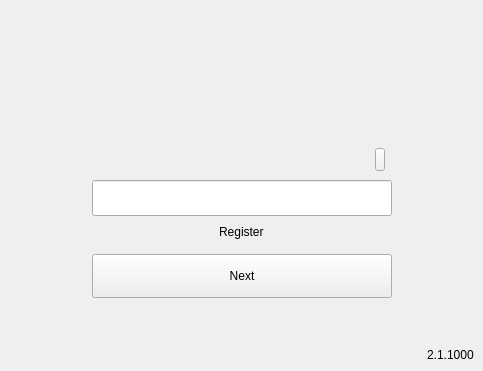
<?xml version="1.0" encoding="UTF-8"?>
<ui version="4.0">
 <class>CLoginDlg</class>
 <widget class="QDialog" name="CLoginDlg">
  <property name="geometry">
   <rect>
    <x>0</x>
    <y>0</y>
    <width>483</width>
    <height>371</height>
   </rect>
  </property>
  <property name="sizePolicy">
   <sizepolicy hsizetype="Fixed" vsizetype="Expanding">
    <horstretch>0</horstretch>
    <verstretch>0</verstretch>
   </sizepolicy>
  </property>
  <property name="minimumSize">
   <size>
    <width>1</width>
    <height>0</height>
   </size>
  </property>
  <property name="maximumSize">
   <size>
    <width>16777215</width>
    <height>16777215</height>
   </size>
  </property>
  <property name="windowTitle">
   <string>MainWindow</string>
  </property>
  <layout class="QVBoxLayout" name="verticalLayoutMain" stretch="0,0,0">
   <property name="spacing">
    <number>0</number>
   </property>
   <property name="leftMargin">
    <number>0</number>
   </property>
   <property name="topMargin">
    <number>0</number>
   </property>
   <property name="rightMargin">
    <number>0</number>
   </property>
   <property name="bottomMargin">
    <number>0</number>
   </property>
   <item>
    <widget class="QWidget" name="titlebar" native="true">
     <property name="sizePolicy">
      <sizepolicy hsizetype="Preferred" vsizetype="Fixed">
       <horstretch>0</horstretch>
       <verstretch>0</verstretch>
      </sizepolicy>
     </property>
     <property name="minimumSize">
      <size>
       <width>0</width>
       <height>24</height>
      </size>
     </property>
     <property name="maximumSize">
      <size>
       <width>16777215</width>
       <height>24</height>
      </size>
     </property>
     <layout class="QHBoxLayout" name="horizontalLayout_11" stretch="1,0">
      <property name="spacing">
       <number>0</number>
      </property>
      <property name="leftMargin">
       <number>0</number>
      </property>
      <property name="topMargin">
       <number>0</number>
      </property>
      <property name="rightMargin">
       <number>0</number>
      </property>
      <property name="bottomMargin">
       <number>0</number>
      </property>
      <item>
       <spacer name="horizontalSpacer">
        <property name="orientation">
         <enum>Qt::Horizontal</enum>
        </property>
        <property name="sizeHint" stdset="0">
         <size>
          <width>20</width>
          <height>2</height>
         </size>
        </property>
       </spacer>
      </item>
      <item>
       <layout class="QVBoxLayout" name="verticalLayout_6">
        <property name="spacing">
         <number>0</number>
        </property>
        <property name="leftMargin">
         <number>0</number>
        </property>
        <property name="topMargin">
         <number>0</number>
        </property>
        <property name="rightMargin">
         <number>0</number>
        </property>
        <property name="bottomMargin">
         <number>0</number>
        </property>
        <item>
         <layout class="QHBoxLayout" name="horizontalLayout_6">
          <property name="spacing">
           <number>0</number>
          </property>
          <property name="leftMargin">
           <number>0</number>
          </property>
          <property name="topMargin">
           <number>0</number>
          </property>
          <property name="rightMargin">
           <number>0</number>
          </property>
          <property name="bottomMargin">
           <number>0</number>
          </property>
          <item>
           <widget class="QPushButton" name="btnSetting">
            <property name="minimumSize">
             <size>
              <width>26</width>
              <height>24</height>
             </size>
            </property>
            <property name="maximumSize">
             <size>
              <width>26</width>
              <height>24</height>
             </size>
            </property>
            <property name="focusPolicy">
             <enum>Qt::NoFocus</enum>
            </property>
            <property name="toolTip">
             <string>登录设置</string>
            </property>
            <property name="statusTip">
             <string>登录设置</string>
            </property>
            <property name="whatsThis">
             <string>登录设置</string>
            </property>
            <property name="text">
             <string/>
            </property>
            <property name="autoDefault">
             <bool>true</bool>
            </property>
            <property name="default">
             <bool>true</bool>
            </property>
            <property name="flat">
             <bool>true</bool>
            </property>
           </widget>
          </item>
          <item>
           <widget class="QPushButton" name="btnMinimize">
            <property name="sizePolicy">
             <sizepolicy hsizetype="Expanding" vsizetype="Expanding">
              <horstretch>0</horstretch>
              <verstretch>0</verstretch>
             </sizepolicy>
            </property>
            <property name="minimumSize">
             <size>
              <width>26</width>
              <height>24</height>
             </size>
            </property>
            <property name="maximumSize">
             <size>
              <width>26</width>
              <height>24</height>
             </size>
            </property>
            <property name="focusPolicy">
             <enum>Qt::NoFocus</enum>
            </property>
            <property name="toolTip">
             <string>minimize</string>
            </property>
            <property name="statusTip">
             <string>minimize</string>
            </property>
            <property name="text">
             <string/>
            </property>
            <property name="flat">
             <bool>true</bool>
            </property>
           </widget>
          </item>
          <item>
           <widget class="QPushButton" name="btnClose">
            <property name="sizePolicy">
             <sizepolicy hsizetype="Expanding" vsizetype="Expanding">
              <horstretch>0</horstretch>
              <verstretch>0</verstretch>
             </sizepolicy>
            </property>
            <property name="minimumSize">
             <size>
              <width>26</width>
              <height>24</height>
             </size>
            </property>
            <property name="maximumSize">
             <size>
              <width>26</width>
              <height>24</height>
             </size>
            </property>
            <property name="focusPolicy">
             <enum>Qt::NoFocus</enum>
            </property>
            <property name="toolTip">
             <string>close</string>
            </property>
            <property name="statusTip">
             <string>close</string>
            </property>
            <property name="text">
             <string/>
            </property>
            <property name="flat">
             <bool>true</bool>
            </property>
           </widget>
          </item>
         </layout>
        </item>
        <item>
         <spacer name="verticalSpacer_4">
          <property name="orientation">
           <enum>Qt::Vertical</enum>
          </property>
          <property name="sizeType">
           <enum>QSizePolicy::Expanding</enum>
          </property>
          <property name="sizeHint" stdset="0">
           <size>
            <width>0</width>
            <height>1</height>
           </size>
          </property>
         </spacer>
        </item>
       </layout>
      </item>
     </layout>
    </widget>
   </item>
   <item>
    <widget class="QStackedWidget" name="centerStackedWidget">
     <property name="sizePolicy">
      <sizepolicy hsizetype="Expanding" vsizetype="Expanding">
       <horstretch>0</horstretch>
       <verstretch>0</verstretch>
      </sizepolicy>
     </property>
     <property name="currentIndex">
      <number>0</number>
     </property>
     <widget class="QWidget" name="loginPage">
      <layout class="QVBoxLayout" name="verticalLayout_5" stretch="0,0,0">
       <property name="spacing">
        <number>12</number>
       </property>
       <property name="leftMargin">
        <number>0</number>
       </property>
       <property name="topMargin">
        <number>118</number>
       </property>
       <property name="rightMargin">
        <number>0</number>
       </property>
       <property name="bottomMargin">
        <number>0</number>
       </property>
       <item>
        <widget class="QWidget" name="inputBar" native="true">
         <layout class="QVBoxLayout" name="verticalLayout_3">
          <property name="spacing">
           <number>6</number>
          </property>
          <property name="leftMargin">
           <number>0</number>
          </property>
          <property name="topMargin">
           <number>0</number>
          </property>
          <property name="rightMargin">
           <number>0</number>
          </property>
          <property name="bottomMargin">
           <number>0</number>
          </property>
          <item>
           <layout class="QHBoxLayout" name="horizontalLayout_4">
            <property name="spacing">
             <number>1</number>
            </property>
            <item>
             <spacer name="horizontalSpacer_7">
              <property name="orientation">
               <enum>Qt::Horizontal</enum>
              </property>
              <property name="sizeHint" stdset="0">
               <size>
                <width>40</width>
                <height>20</height>
               </size>
              </property>
             </spacer>
            </item>
            <item>
             <widget class="QWidget" name="userInputWidget" native="true">
              <layout class="QVBoxLayout" name="verticalLayout_2">
               <property name="spacing">
                <number>2</number>
               </property>
               <property name="leftMargin">
                <number>0</number>
               </property>
               <property name="topMargin">
                <number>0</number>
               </property>
               <property name="rightMargin">
                <number>0</number>
               </property>
               <property name="bottomMargin">
                <number>0</number>
               </property>
               <item>
                <widget class="QWidget" name="countryLine" native="true">
                 <layout class="QHBoxLayout" name="horizontalLayout_2" stretch="1,0">
                  <property name="spacing">
                   <number>10</number>
                  </property>
                  <property name="leftMargin">
                   <number>0</number>
                  </property>
                  <property name="topMargin">
                   <number>0</number>
                  </property>
                  <property name="rightMargin">
                   <number>7</number>
                  </property>
                  <property name="bottomMargin">
                   <number>0</number>
                  </property>
                  <item>
                   <widget class="QLabel" name="labelCountry">
                    <property name="minimumSize">
                     <size>
                      <width>0</width>
                      <height>36</height>
                     </size>
                    </property>
                    <property name="text">
                     <string/>
                    </property>
                    <property name="indent">
                     <number>6</number>
                    </property>
                    <property name="textInteractionFlags">
                     <set>Qt::LinksAccessibleByMouse|Qt::TextSelectableByMouse</set>
                    </property>
                   </widget>
                  </item>
                  <item>
                   <widget class="StyleToolButton" name="tBtnCountry">
                    <property name="maximumSize">
                     <size>
                      <width>10</width>
                      <height>16777215</height>
                     </size>
                    </property>
                    <property name="text">
                     <string/>
                    </property>
                   </widget>
                  </item>
                 </layout>
                </widget>
               </item>
               <item>
                <widget class="PasswdLineEdit" name="leditPhone">
                 <property name="sizePolicy">
                  <sizepolicy hsizetype="Expanding" vsizetype="Expanding">
                   <horstretch>0</horstretch>
                   <verstretch>0</verstretch>
                  </sizepolicy>
                 </property>
                 <property name="minimumSize">
                  <size>
                   <width>300</width>
                   <height>36</height>
                  </size>
                 </property>
                 <property name="maximumSize">
                  <size>
                   <width>300</width>
                   <height>36</height>
                  </size>
                 </property>
                 <property name="styleSheet">
                  <string notr="true"/>
                 </property>
                 <property name="echoMode">
                  <enum>QLineEdit::Normal</enum>
                 </property>
                 <property name="placeholderText">
                  <string/>
                 </property>
                </widget>
               </item>
              </layout>
             </widget>
            </item>
            <item>
             <spacer name="horizontalSpacer_8">
              <property name="orientation">
               <enum>Qt::Horizontal</enum>
              </property>
              <property name="sizeHint" stdset="0">
               <size>
                <width>40</width>
                <height>20</height>
               </size>
              </property>
             </spacer>
            </item>
           </layout>
          </item>
          <item>
           <layout class="QHBoxLayout" name="horizontalLayout_5">
            <property name="leftMargin">
             <number>50</number>
            </property>
            <property name="rightMargin">
             <number>50</number>
            </property>
            <item>
             <spacer name="horizontalSpacer_17">
              <property name="orientation">
               <enum>Qt::Horizontal</enum>
              </property>
              <property name="sizeHint" stdset="0">
               <size>
                <width>40</width>
                <height>20</height>
               </size>
              </property>
             </spacer>
            </item>
            <item>
             <widget class="ClickableLabel" name="labelRegister">
              <property name="text">
               <string>Register</string>
              </property>
             </widget>
            </item>
            <item>
             <spacer name="horizontalSpacer_18">
              <property name="orientation">
               <enum>Qt::Horizontal</enum>
              </property>
              <property name="sizeHint" stdset="0">
               <size>
                <width>40</width>
                <height>20</height>
               </size>
              </property>
             </spacer>
            </item>
           </layout>
          </item>
         </layout>
        </widget>
       </item>
       <item>
        <widget class="QWidget" name="buttonBar" native="true">
         <layout class="QHBoxLayout" name="horizontalLayout_7">
          <property name="spacing">
           <number>20</number>
          </property>
          <property name="leftMargin">
           <number>0</number>
          </property>
          <property name="topMargin">
           <number>0</number>
          </property>
          <property name="rightMargin">
           <number>0</number>
          </property>
          <property name="bottomMargin">
           <number>0</number>
          </property>
          <item>
           <spacer name="horizontalSpacer_13">
            <property name="orientation">
             <enum>Qt::Horizontal</enum>
            </property>
            <property name="sizeHint" stdset="0">
             <size>
              <width>40</width>
              <height>20</height>
             </size>
            </property>
           </spacer>
          </item>
          <item>
           <widget class="QPushButton" name="btnPhoneNext">
            <property name="sizePolicy">
             <sizepolicy hsizetype="Preferred" vsizetype="Preferred">
              <horstretch>0</horstretch>
              <verstretch>0</verstretch>
             </sizepolicy>
            </property>
            <property name="minimumSize">
             <size>
              <width>300</width>
              <height>44</height>
             </size>
            </property>
            <property name="maximumSize">
             <size>
              <width>300</width>
              <height>44</height>
             </size>
            </property>
            <property name="focusPolicy">
             <enum>Qt::StrongFocus</enum>
            </property>
            <property name="text">
             <string>Next</string>
            </property>
            <property name="checkable">
             <bool>true</bool>
            </property>
            <property name="flat">
             <bool>false</bool>
            </property>
           </widget>
          </item>
          <item>
           <spacer name="horizontalSpacer_14">
            <property name="orientation">
             <enum>Qt::Horizontal</enum>
            </property>
            <property name="sizeHint" stdset="0">
             <size>
              <width>40</width>
              <height>20</height>
             </size>
            </property>
           </spacer>
          </item>
         </layout>
        </widget>
       </item>
       <item>
        <spacer name="verticalSpacer_2">
         <property name="orientation">
          <enum>Qt::Vertical</enum>
         </property>
         <property name="sizeHint" stdset="0">
          <size>
           <width>20</width>
           <height>40</height>
          </size>
         </property>
        </spacer>
       </item>
      </layout>
     </widget>
     <widget class="QWidget" name="passPage">
      <layout class="QVBoxLayout" name="verticalLayout_12">
       <property name="spacing">
        <number>12</number>
       </property>
       <property name="leftMargin">
        <number>0</number>
       </property>
       <property name="topMargin">
        <number>118</number>
       </property>
       <property name="rightMargin">
        <number>0</number>
       </property>
       <property name="bottomMargin">
        <number>0</number>
       </property>
       <item>
        <widget class="QWidget" name="inputBar_2" native="true">
         <layout class="QVBoxLayout" name="verticalLayout_8">
          <property name="spacing">
           <number>6</number>
          </property>
          <property name="leftMargin">
           <number>0</number>
          </property>
          <property name="topMargin">
           <number>0</number>
          </property>
          <property name="rightMargin">
           <number>0</number>
          </property>
          <property name="bottomMargin">
           <number>0</number>
          </property>
          <item>
           <layout class="QHBoxLayout" name="horizontalLayout_10">
            <property name="spacing">
             <number>1</number>
            </property>
            <item>
             <spacer name="horizontalSpacer_9">
              <property name="orientation">
               <enum>Qt::Horizontal</enum>
              </property>
              <property name="sizeHint" stdset="0">
               <size>
                <width>40</width>
                <height>20</height>
               </size>
              </property>
             </spacer>
            </item>
            <item>
             <widget class="QWidget" name="passInputWidget" native="true">
              <layout class="QVBoxLayout" name="verticalLayout_11">
               <property name="spacing">
                <number>2</number>
               </property>
               <property name="leftMargin">
                <number>0</number>
               </property>
               <property name="topMargin">
                <number>0</number>
               </property>
               <property name="rightMargin">
                <number>0</number>
               </property>
               <property name="bottomMargin">
                <number>0</number>
               </property>
               <item>
                <widget class="QWidget" name="phoneLine" native="true">
                 <layout class="QHBoxLayout" name="horizontalLayout_3">
                  <property name="spacing">
                   <number>2</number>
                  </property>
                  <property name="leftMargin">
                   <number>0</number>
                  </property>
                  <property name="topMargin">
                   <number>0</number>
                  </property>
                  <property name="rightMargin">
                   <number>0</number>
                  </property>
                  <property name="bottomMargin">
                   <number>0</number>
                  </property>
                  <item>
                   <widget class="QLabel" name="labelPhone">
                    <property name="minimumSize">
                     <size>
                      <width>300</width>
                      <height>36</height>
                     </size>
                    </property>
                    <property name="maximumSize">
                     <size>
                      <width>300</width>
                      <height>36</height>
                     </size>
                    </property>
                    <property name="text">
                     <string/>
                    </property>
                    <property name="alignment">
                     <set>Qt::AlignLeading|Qt::AlignLeft|Qt::AlignVCenter</set>
                    </property>
                    <property name="indent">
                     <number>6</number>
                    </property>
                    <property name="textInteractionFlags">
                     <set>Qt::LinksAccessibleByMouse|Qt::TextSelectableByMouse</set>
                    </property>
                   </widget>
                  </item>
                 </layout>
                </widget>
               </item>
               <item>
                <widget class="PasswdLineEdit" name="leditPwd">
                 <property name="sizePolicy">
                  <sizepolicy hsizetype="Expanding" vsizetype="Expanding">
                   <horstretch>0</horstretch>
                   <verstretch>0</verstretch>
                  </sizepolicy>
                 </property>
                 <property name="minimumSize">
                  <size>
                   <width>300</width>
                   <height>36</height>
                  </size>
                 </property>
                 <property name="maximumSize">
                  <size>
                   <width>300</width>
                   <height>36</height>
                  </size>
                 </property>
                 <property name="styleSheet">
                  <string notr="true"/>
                 </property>
                 <property name="echoMode">
                  <enum>QLineEdit::Password</enum>
                 </property>
                 <property name="placeholderText">
                  <string/>
                 </property>
                </widget>
               </item>
              </layout>
             </widget>
            </item>
            <item>
             <spacer name="horizontalSpacer_10">
              <property name="orientation">
               <enum>Qt::Horizontal</enum>
              </property>
              <property name="sizeHint" stdset="0">
               <size>
                <width>40</width>
                <height>20</height>
               </size>
              </property>
             </spacer>
            </item>
           </layout>
          </item>
          <item>
           <widget class="QWidget" name="opLine" native="true">
            <layout class="QHBoxLayout" name="horizontalLayout_13">
             <property name="spacing">
              <number>0</number>
             </property>
             <property name="leftMargin">
              <number>0</number>
             </property>
             <property name="topMargin">
              <number>0</number>
             </property>
             <property name="rightMargin">
              <number>0</number>
             </property>
             <property name="bottomMargin">
              <number>0</number>
             </property>
             <item>
              <spacer name="horizontalSpacer_19">
               <property name="orientation">
                <enum>Qt::Horizontal</enum>
               </property>
               <property name="sizeHint" stdset="0">
                <size>
                 <width>40</width>
                 <height>20</height>
                </size>
               </property>
              </spacer>
             </item>
             <item>
              <widget class="QWidget" name="opInner" native="true">
               <property name="minimumSize">
                <size>
                 <width>300</width>
                 <height>0</height>
                </size>
               </property>
               <property name="maximumSize">
                <size>
                 <width>300</width>
                 <height>16777215</height>
                </size>
               </property>
               <layout class="QHBoxLayout" name="horizontalLayout_12">
                <property name="spacing">
                 <number>0</number>
                </property>
                <property name="leftMargin">
                 <number>0</number>
                </property>
                <property name="topMargin">
                 <number>0</number>
                </property>
                <property name="rightMargin">
                 <number>0</number>
                </property>
                <property name="bottomMargin">
                 <number>0</number>
                </property>
                <item>
                 <widget class="ClickableLabel" name="labelSwitchAccount1">
                  <property name="text">
                   <string>Switch Phone</string>
                  </property>
                 </widget>
                </item>
                <item>
                 <spacer name="horizontalSpacer_21">
                  <property name="orientation">
                   <enum>Qt::Horizontal</enum>
                  </property>
                  <property name="sizeHint" stdset="0">
                   <size>
                    <width>35</width>
                    <height>17</height>
                   </size>
                  </property>
                 </spacer>
                </item>
                <item>
                 <widget class="ClickableLabel" name="labelForgetPwd">
                  <property name="text">
                   <string>Forget Password?</string>
                  </property>
                 </widget>
                </item>
               </layout>
              </widget>
             </item>
             <item>
              <spacer name="horizontalSpacer_20">
               <property name="orientation">
                <enum>Qt::Horizontal</enum>
               </property>
               <property name="sizeHint" stdset="0">
                <size>
                 <width>40</width>
                 <height>20</height>
                </size>
               </property>
              </spacer>
             </item>
            </layout>
           </widget>
          </item>
         </layout>
        </widget>
       </item>
       <item>
        <widget class="QWidget" name="buttonBar_2" native="true">
         <layout class="QHBoxLayout" name="horizontalLayout_9">
          <property name="spacing">
           <number>20</number>
          </property>
          <property name="leftMargin">
           <number>0</number>
          </property>
          <property name="topMargin">
           <number>0</number>
          </property>
          <property name="rightMargin">
           <number>0</number>
          </property>
          <property name="bottomMargin">
           <number>0</number>
          </property>
          <item>
           <spacer name="horizontalSpacer_15">
            <property name="orientation">
             <enum>Qt::Horizontal</enum>
            </property>
            <property name="sizeHint" stdset="0">
             <size>
              <width>40</width>
              <height>20</height>
             </size>
            </property>
           </spacer>
          </item>
          <item>
           <widget class="QPushButton" name="btnPwdNext">
            <property name="sizePolicy">
             <sizepolicy hsizetype="Preferred" vsizetype="Preferred">
              <horstretch>0</horstretch>
              <verstretch>0</verstretch>
             </sizepolicy>
            </property>
            <property name="minimumSize">
             <size>
              <width>300</width>
              <height>44</height>
             </size>
            </property>
            <property name="maximumSize">
             <size>
              <width>300</width>
              <height>44</height>
             </size>
            </property>
            <property name="focusPolicy">
             <enum>Qt::StrongFocus</enum>
            </property>
            <property name="text">
             <string>Next</string>
            </property>
            <property name="checkable">
             <bool>true</bool>
            </property>
            <property name="flat">
             <bool>false</bool>
            </property>
           </widget>
          </item>
          <item>
           <spacer name="horizontalSpacer_16">
            <property name="orientation">
             <enum>Qt::Horizontal</enum>
            </property>
            <property name="sizeHint" stdset="0">
             <size>
              <width>40</width>
              <height>20</height>
             </size>
            </property>
           </spacer>
          </item>
         </layout>
        </widget>
       </item>
       <item>
        <spacer name="verticalSpacer_5">
         <property name="orientation">
          <enum>Qt::Vertical</enum>
         </property>
         <property name="sizeHint" stdset="0">
          <size>
           <width>20</width>
           <height>22</height>
          </size>
         </property>
        </spacer>
       </item>
      </layout>
     </widget>
     <widget class="QWidget" name="companyPage">
      <layout class="QVBoxLayout" name="verticalLayout_4">
       <property name="spacing">
        <number>0</number>
       </property>
       <property name="leftMargin">
        <number>0</number>
       </property>
       <property name="topMargin">
        <number>146</number>
       </property>
       <property name="rightMargin">
        <number>0</number>
       </property>
       <property name="bottomMargin">
        <number>0</number>
       </property>
       <item>
        <widget class="QWidget" name="companyEnterWidget" native="true">
         <property name="maximumSize">
          <size>
           <width>16777215</width>
           <height>132</height>
          </size>
         </property>
         <layout class="QHBoxLayout" name="horizontalLayout">
          <property name="spacing">
           <number>9</number>
          </property>
          <property name="leftMargin">
           <number>0</number>
          </property>
          <property name="topMargin">
           <number>0</number>
          </property>
          <property name="rightMargin">
           <number>0</number>
          </property>
          <property name="bottomMargin">
           <number>0</number>
          </property>
          <item>
           <spacer name="horizontalSpacer_2">
            <property name="orientation">
             <enum>Qt::Horizontal</enum>
            </property>
            <property name="sizeHint" stdset="0">
             <size>
              <width>40</width>
              <height>20</height>
             </size>
            </property>
           </spacer>
          </item>
          <item>
           <layout class="QVBoxLayout" name="verticalLayout_7">
            <property name="spacing">
             <number>9</number>
            </property>
            <item>
             <widget class="LoginAvatarWidget" name="avatarWidget" native="true">
              <property name="minimumSize">
               <size>
                <width>105</width>
                <height>105</height>
               </size>
              </property>
              <property name="maximumSize">
               <size>
                <width>105</width>
                <height>105</height>
               </size>
              </property>
             </widget>
            </item>
            <item>
             <widget class="ClickableLabel" name="labelSwitchAccount2">
              <property name="text">
               <string>Switch Phone</string>
              </property>
              <property name="indent">
               <number>5</number>
              </property>
             </widget>
            </item>
           </layout>
          </item>
          <item>
           <layout class="QVBoxLayout" name="verticalLayout">
            <property name="topMargin">
             <number>4</number>
            </property>
            <property name="bottomMargin">
             <number>4</number>
            </property>
            <item>
             <widget class="CommonComboBox" name="comboBoxCompany">
              <property name="minimumSize">
               <size>
                <width>220</width>
                <height>36</height>
               </size>
              </property>
              <property name="maximumSize">
               <size>
                <width>220</width>
                <height>36</height>
               </size>
              </property>
             </widget>
            </item>
            <item>
             <spacer name="verticalSpacer">
              <property name="orientation">
               <enum>Qt::Vertical</enum>
              </property>
              <property name="sizeHint" stdset="0">
               <size>
                <width>20</width>
                <height>28</height>
               </size>
              </property>
             </spacer>
            </item>
            <item>
             <widget class="QPushButton" name="btnEnterCompany">
              <property name="sizePolicy">
               <sizepolicy hsizetype="Preferred" vsizetype="Preferred">
                <horstretch>0</horstretch>
                <verstretch>0</verstretch>
               </sizepolicy>
              </property>
              <property name="minimumSize">
               <size>
                <width>220</width>
                <height>36</height>
               </size>
              </property>
              <property name="maximumSize">
               <size>
                <width>220</width>
                <height>36</height>
               </size>
              </property>
              <property name="focusPolicy">
               <enum>Qt::StrongFocus</enum>
              </property>
              <property name="text">
               <string>Enter Corporation</string>
              </property>
              <property name="checkable">
               <bool>true</bool>
              </property>
              <property name="flat">
               <bool>false</bool>
              </property>
             </widget>
            </item>
            <item>
             <spacer name="verticalSpacer_3">
              <property name="orientation">
               <enum>Qt::Vertical</enum>
              </property>
              <property name="sizeHint" stdset="0">
               <size>
                <width>20</width>
                <height>40</height>
               </size>
              </property>
             </spacer>
            </item>
           </layout>
          </item>
          <item>
           <spacer name="horizontalSpacer_3">
            <property name="orientation">
             <enum>Qt::Horizontal</enum>
            </property>
            <property name="sizeHint" stdset="0">
             <size>
              <width>40</width>
              <height>20</height>
             </size>
            </property>
           </spacer>
          </item>
         </layout>
        </widget>
       </item>
       <item>
        <spacer name="verticalSpacer_8">
         <property name="orientation">
          <enum>Qt::Vertical</enum>
         </property>
         <property name="sizeHint" stdset="0">
          <size>
           <width>20</width>
           <height>20</height>
          </size>
         </property>
        </spacer>
       </item>
      </layout>
     </widget>
     <widget class="QWidget" name="errorPage">
      <layout class="QVBoxLayout" name="verticalLayout_10">
       <property name="spacing">
        <number>6</number>
       </property>
       <property name="leftMargin">
        <number>0</number>
       </property>
       <property name="topMargin">
        <number>126</number>
       </property>
       <property name="rightMargin">
        <number>0</number>
       </property>
       <property name="bottomMargin">
        <number>0</number>
       </property>
       <item>
        <layout class="QHBoxLayout" name="horizontalLayout_16">
         <item>
          <spacer name="horizontalSpacer_28">
           <property name="orientation">
            <enum>Qt::Horizontal</enum>
           </property>
           <property name="sizeHint" stdset="0">
            <size>
             <width>13</width>
             <height>20</height>
            </size>
           </property>
          </spacer>
         </item>
         <item>
          <layout class="QVBoxLayout" name="verticalLayout_9">
           <property name="spacing">
            <number>6</number>
           </property>
           <item>
            <widget class="QLabel" name="labelErrorTip">
             <property name="text">
              <string>Log In Failed:</string>
             </property>
            </widget>
           </item>
           <item>
            <widget class="QLabel" name="labelErrorDesc">
             <property name="minimumSize">
              <size>
               <width>320</width>
               <height>70</height>
              </size>
             </property>
             <property name="maximumSize">
              <size>
               <width>320</width>
               <height>70</height>
              </size>
             </property>
             <property name="text">
              <string/>
             </property>
             <property name="alignment">
              <set>Qt::AlignLeading|Qt::AlignLeft|Qt::AlignTop</set>
             </property>
             <property name="wordWrap">
              <bool>true</bool>
             </property>
             <property name="textInteractionFlags">
              <set>Qt::LinksAccessibleByMouse|Qt::TextSelectableByMouse</set>
             </property>
            </widget>
           </item>
          </layout>
         </item>
         <item>
          <spacer name="horizontalSpacer_29">
           <property name="orientation">
            <enum>Qt::Horizontal</enum>
           </property>
           <property name="sizeHint" stdset="0">
            <size>
             <width>13</width>
             <height>20</height>
            </size>
           </property>
          </spacer>
         </item>
        </layout>
       </item>
       <item>
        <layout class="QHBoxLayout" name="horizontalLayout_17">
         <item>
          <spacer name="horizontalSpacer_30">
           <property name="orientation">
            <enum>Qt::Horizontal</enum>
           </property>
           <property name="sizeHint" stdset="0">
            <size>
             <width>28</width>
             <height>20</height>
            </size>
           </property>
          </spacer>
         </item>
         <item>
          <widget class="QPushButton" name="btnErrorBack">
           <property name="sizePolicy">
            <sizepolicy hsizetype="Preferred" vsizetype="Preferred">
             <horstretch>0</horstretch>
             <verstretch>0</verstretch>
            </sizepolicy>
           </property>
           <property name="minimumSize">
            <size>
             <width>220</width>
             <height>36</height>
            </size>
           </property>
           <property name="maximumSize">
            <size>
             <width>220</width>
             <height>36</height>
            </size>
           </property>
           <property name="focusPolicy">
            <enum>Qt::StrongFocus</enum>
           </property>
           <property name="text">
            <string>Back</string>
           </property>
           <property name="checkable">
            <bool>true</bool>
           </property>
           <property name="flat">
            <bool>false</bool>
           </property>
          </widget>
         </item>
         <item>
          <spacer name="horizontalSpacer_31">
           <property name="orientation">
            <enum>Qt::Horizontal</enum>
           </property>
           <property name="sizeHint" stdset="0">
            <size>
             <width>28</width>
             <height>20</height>
            </size>
           </property>
          </spacer>
         </item>
        </layout>
       </item>
       <item>
        <spacer name="verticalSpacer_9">
         <property name="orientation">
          <enum>Qt::Vertical</enum>
         </property>
         <property name="sizeHint" stdset="0">
          <size>
           <width>20</width>
           <height>5</height>
          </size>
         </property>
        </spacer>
       </item>
      </layout>
     </widget>
    </widget>
   </item>
   <item>
    <widget class="QWidget" name="statusBar" native="true">
     <property name="minimumSize">
      <size>
       <width>0</width>
       <height>32</height>
      </size>
     </property>
     <property name="maximumSize">
      <size>
       <width>16777215</width>
       <height>32</height>
      </size>
     </property>
     <layout class="QHBoxLayout" name="horizontalLayout_8" stretch="0,0,0,0,0">
      <property name="spacing">
       <number>0</number>
      </property>
      <property name="leftMargin">
       <number>9</number>
      </property>
      <property name="topMargin">
       <number>0</number>
      </property>
      <property name="rightMargin">
       <number>9</number>
      </property>
      <property name="bottomMargin">
       <number>0</number>
      </property>
      <item>
       <widget class="ClickableLabel" name="labelLanguages">
        <property name="minimumSize">
         <size>
          <width>100</width>
          <height>0</height>
         </size>
        </property>
        <property name="maximumSize">
         <size>
          <width>100</width>
          <height>16777215</height>
         </size>
        </property>
        <property name="text">
         <string/>
        </property>
       </widget>
      </item>
      <item>
       <spacer name="horizontalSpacer_4">
        <property name="orientation">
         <enum>Qt::Horizontal</enum>
        </property>
        <property name="sizeType">
         <enum>QSizePolicy::Fixed</enum>
        </property>
        <property name="sizeHint" stdset="0">
         <size>
          <width>179</width>
          <height>20</height>
         </size>
        </property>
       </spacer>
      </item>
      <item>
       <widget class="QLabel" name="labelLoading">
        <property name="enabled">
         <bool>true</bool>
        </property>
        <property name="sizePolicy">
         <sizepolicy hsizetype="Expanding" vsizetype="Expanding">
          <horstretch>0</horstretch>
          <verstretch>0</verstretch>
         </sizepolicy>
        </property>
        <property name="minimumSize">
         <size>
          <width>24</width>
          <height>24</height>
         </size>
        </property>
        <property name="maximumSize">
         <size>
          <width>24</width>
          <height>24</height>
         </size>
        </property>
        <property name="text">
         <string/>
        </property>
        <property name="alignment">
         <set>Qt::AlignCenter</set>
        </property>
        <property name="indent">
         <number>0</number>
        </property>
       </widget>
      </item>
      <item>
       <spacer name="horizontalSpacer_12">
        <property name="orientation">
         <enum>Qt::Horizontal</enum>
        </property>
        <property name="sizeHint" stdset="0">
         <size>
          <width>9</width>
          <height>20</height>
         </size>
        </property>
       </spacer>
      </item>
      <item>
       <widget class="QLabel" name="labelVersion">
        <property name="text">
         <string>2.1.1000</string>
        </property>
       </widget>
      </item>
     </layout>
    </widget>
   </item>
  </layout>
 </widget>
 <customwidgets>
  <customwidget>
   <class>ClickableLabel</class>
   <extends>QLabel</extends>
   <header location="global">clickablelabel.h</header>
  </customwidget>
  <customwidget>
   <class>PasswdLineEdit</class>
   <extends>QLineEdit</extends>
   <header location="global">passwdlineedit.h</header>
  </customwidget>
  <customwidget>
   <class>LoginAvatarWidget</class>
   <extends>QWidget</extends>
   <header location="global">loginavatarwidget.h</header>
   <container>1</container>
  </customwidget>
  <customwidget>
   <class>CommonComboBox</class>
   <extends>QComboBox</extends>
   <header location="global">commoncombobox.h</header>
  </customwidget>
  <customwidget>
   <class>StyleToolButton</class>
   <extends>QToolButton</extends>
   <header location="global">styletoolbutton.h</header>
  </customwidget>
 </customwidgets>
 <tabstops>
  <tabstop>leditPhone</tabstop>
  <tabstop>btnPhoneNext</tabstop>
  <tabstop>comboBoxCompany</tabstop>
  <tabstop>btnEnterCompany</tabstop>
  <tabstop>btnErrorBack</tabstop>
 </tabstops>
 <resources>
  <include location="../inst.qrc"/>
 </resources>
 <connections/>
</ui>
